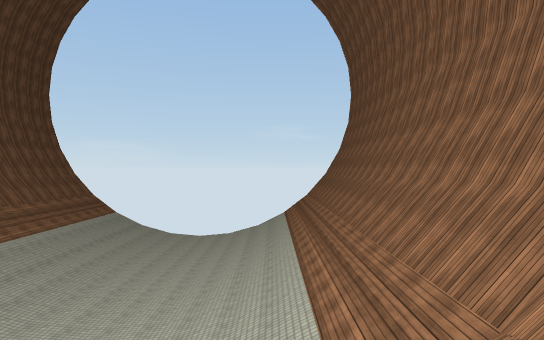
[1] (above)

15 first-person views from a walk through a Unity game level. The camera is 1.5 m above the floor, looks level and sees 75° across. The floor is counted in squares, 2 m on a side. Each view is taken from the middle of a square. On the plan, view 1 faces up. The plan holds only what a view shows up to about 11 squares ahead; the rest is blank. The place goes on beyond the plan. Surface patterns are stand-ins for the level's own textures.

[2]
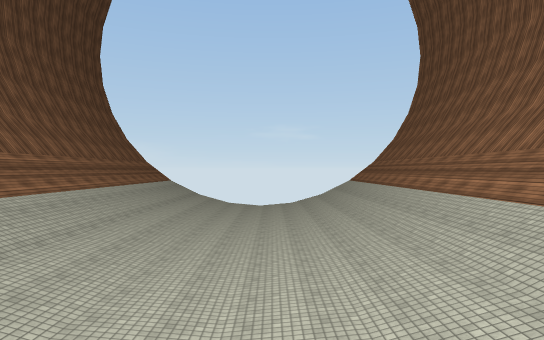

[3]
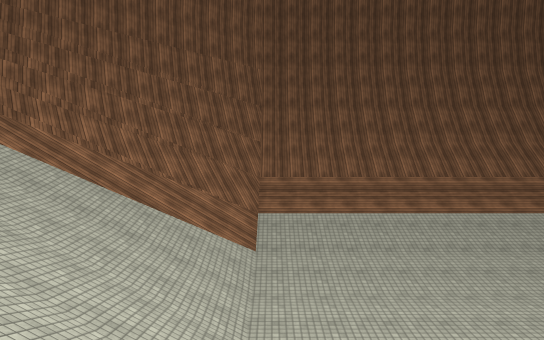

[4]
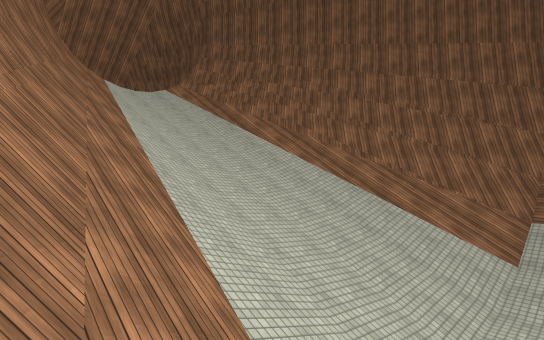

[5]
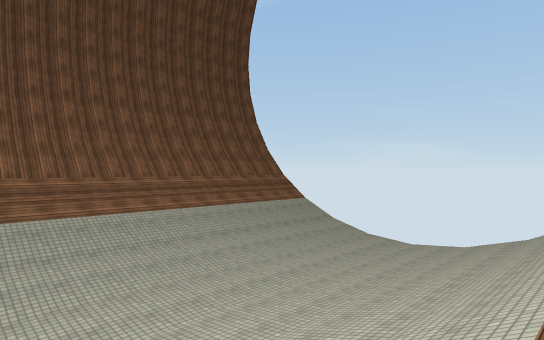

[6]
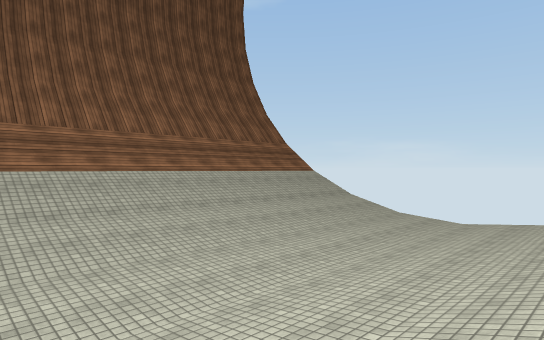

[7]
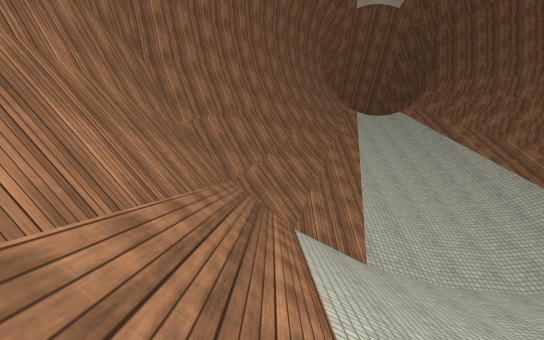

[8]
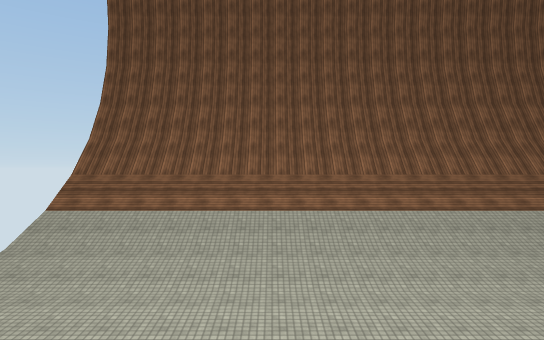

[9]
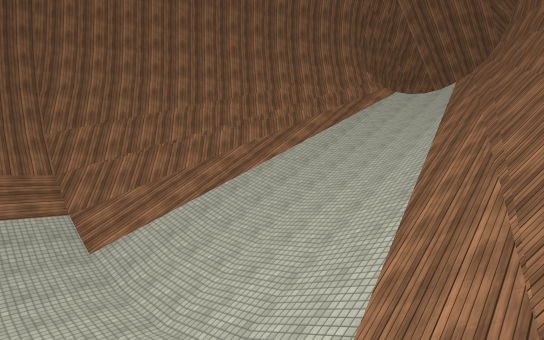

[10]
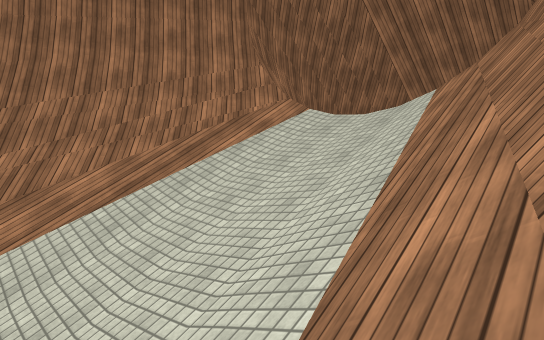

[11]
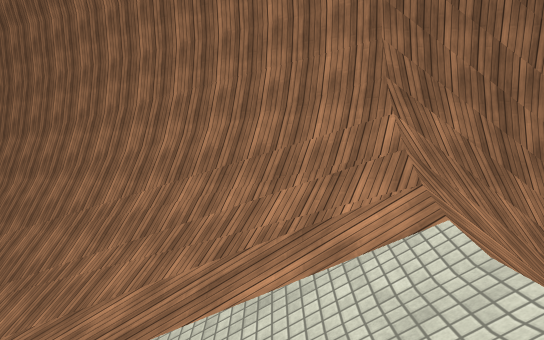

[12]
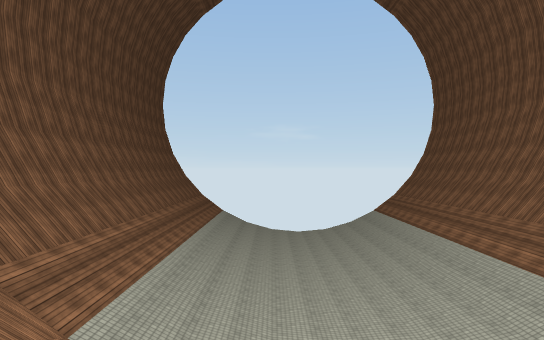

[13]
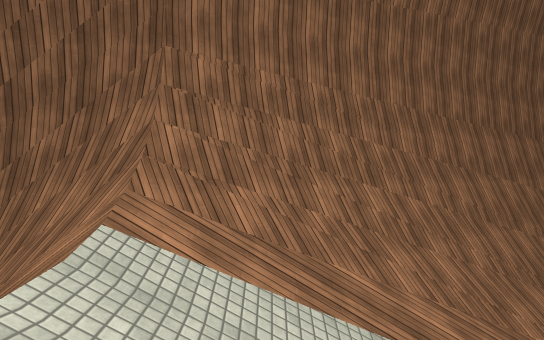

[14]
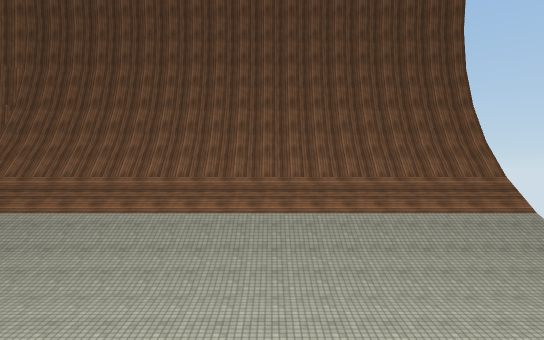

[15]
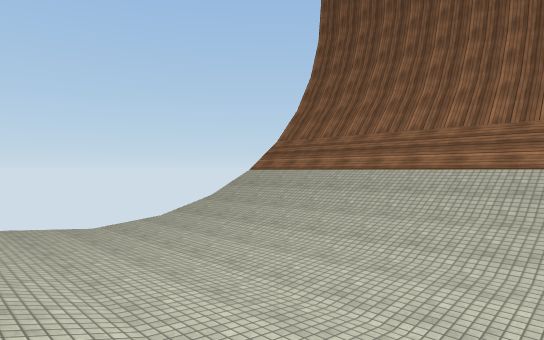

### Floor plan
Key: @ floor where view 1 was taken; # wall or solid block; . main floor; : floor 0.25 m higher than the main floor; + floor 0.75 m higher than the main floor; * floor 1 m higher than the main floor; / step, stairs or slope; = window, fence, low wall or low ledge.
Columns run from 9 left of view 1 to 2 right of it. Each row starts with its distance up from view 1.
 18 #          #
 17 #//+:..:*//#
 16 #//+:..:*//#
 15 #//+:..:*//#
 14 #//+:..:*//#
 13 #//+:..:*//#
 12 #//+:..:*//#
 11 #//+:..:*//#
 10 #//+:..:*//#
  9 #//+:..:*//#
  8 #//+:..:*//#
  7 #//+:..:*//#
  6 #//+:..:*//#
  5 #//+:..:*//#
  4 #//+:..:*//#
  3 #//+:..:*//#
  2 #//////////#
  1 #/////////##
  0 ###//////@##
 -1  #=///////#
 -2  ##//////##
 -3   #//////#
 -4   ##////##
 -5    #////#
 -6    ##//##
 -7    ##//##
 -8     #  #

Positions as (right, up) in squares from view 1, and headings:
1: (0, 0), facing up
2: (-3, 1), facing up
3: (1, 3), facing left
4: (1, 4), facing down-left
5: (1, 7), facing up-left
6: (-1, 9), facing up-left
7: (1, 9), facing down
8: (-8, 12), facing right
9: (-8, 5), facing down-right
10: (-6, -2), facing down-right
11: (-5, -5), facing right
12: (-5, -2), facing up
13: (-2, -5), facing left
14: (1, 11), facing left
15: (-6, 10), facing up-right
